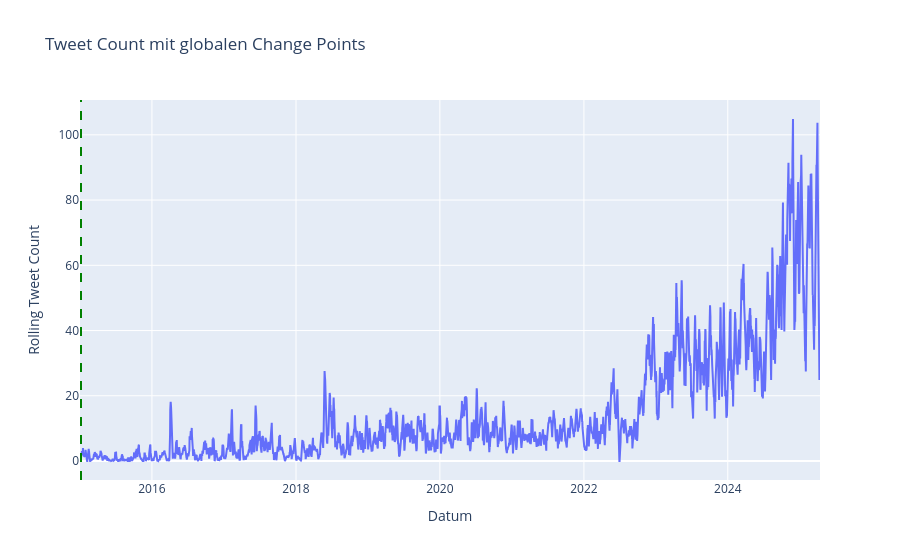

The notebook cell saved with this chart:
### Code cell
# === 1. Daten vorbereiten ===
# Kombiniere alle relevanten Features außer dem Datum
all_features = final_daily_df.drop(columns=["date"])  # shape: (n_samples, n_features)

# Skaliere die Daten (Standardisierung auf Mittelwert 0, Std 1)
scaler = StandardScaler()
features_scaled = scaler.fit_transform(all_features.values)

# === 2. Ruptures: Change Point Detection auf allen Features gemeinsam ===
model = rpt.Binseg(model="l2")  # Du kannst auch "l2" ausprobieren
n_bkps = 3  # Anzahl der Breakpoints, je nach Datensatz anpassen
model.fit(features_scaled)
joint_breakpoints = model.predict(n_bkps=n_bkps)

# === 3. Visualisierung auf Tweet Count (kann auch auf andere übertragen werden) ===
fig1 = go.Figure()

# Plot der Rolling Tweet Count Zeitreihe
fig1.add_trace(go.Scatter(
    x=final_daily_df["date"],
    y=final_daily_df["tweet_count"].rolling(window=7, min_periods=1).mean(),
    mode='lines',
    name='Tweet Count (Rolling)'
))

# Füge globale Breakpoints als vertikale Linien hinzu
for bkp in joint_breakpoints[:-1]:  # Letzten Punkt weglassen (Ende der Zeitreihe)
    fig1.add_vline(
        x=final_daily_df["date"].iloc[bkp],
        line=dict(color="green", dash="dash"),
        name="Global Breakpoint"
    )

fig1.update_layout(
    title="Tweet Count mit globalen Change Points",
    xaxis_title="Datum",
    yaxis_title="Rolling Tweet Count"
)

fig1.show()

# === 4. Ausgabe der Breakpoints im Terminal ===
print("Detected joint breakpoints (indices):", joint_breakpoints)
print("Breakpoints as dates:", final_daily_df['date'].iloc[joint_breakpoints[:-1]].tolist())

### Figure 1 — Plotly figure (JSON) as saved in the notebook; plotly's stock layout.template omitted (floating-point values rounded to 4 significant figures; data arrays with more than 128 entries replaced by an {"elided": "..."} marker saying what was removed)
{"data": [{"mode": "lines", "name": "Tweet Count (Rolling)", "type": "scatter", "x": {"elided": "3756 str values"}, "y": {"elided": "3756 float values"}}], "layout": {"shapes": [{"line": {"color": "green", "dash": "dash"}, "name": "Global Breakpoint", "type": "line", "x0": "2015-01-06T00:00:00", "x1": "2015-01-06T00:00:00", "xref": "x", "y0": 0, "y1": 1, "yref": "y domain"}], "title": {"text": "Tweet Count mit globalen Change Points"}, "xaxis": {"title": {"text": "Datum"}}, "yaxis": {"title": {"text": "Rolling Tweet Count"}}}}
